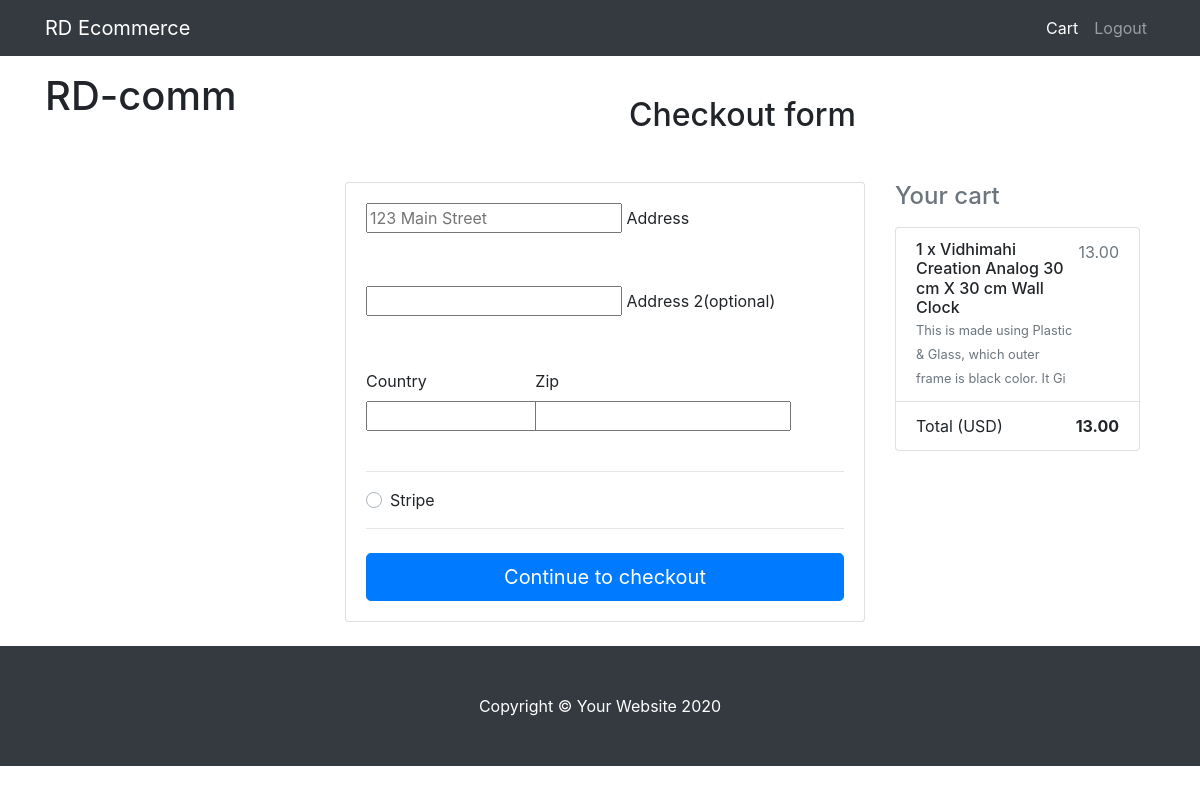
Page /cart/checkout/ (signed in) on the earlier database version.
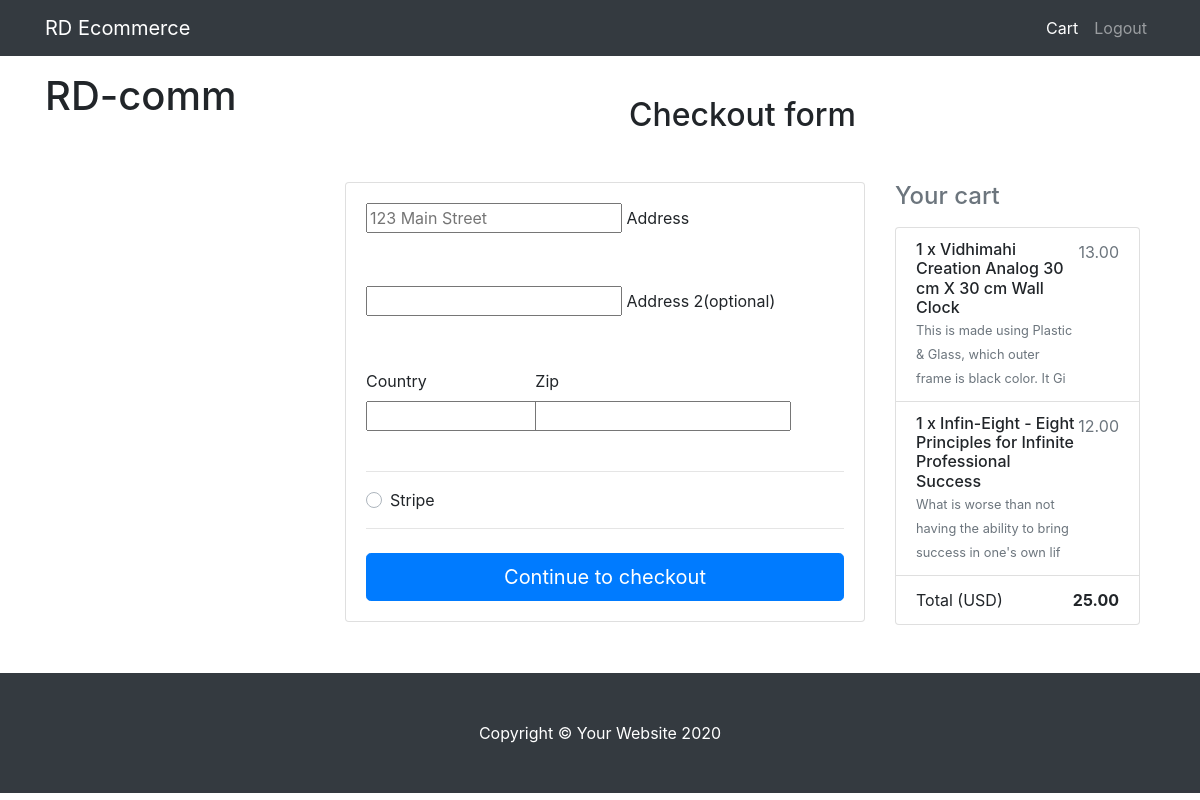
Same page on the later database version.
### orders/models.py (models this page shows, shortened)
class OrderItem(models.Model):
    product = models.ForeignKey(Product, on_delete=models.CASCADE)
    quantity = models.IntegerField(default=1)
    order = models.ForeignKey('Order', on_delete=models.CASCADE)
    def get_total_item_price(self):
        return self.product.price * self.quantity

class Order(models.Model):
    user = models.ForeignKey(User, on_delete=models.CASCADE)
    start_date = models.DateTimeField(auto_now_add=True)
    ordered_date = models.DateTimeField(null=True)
    is_ordered = models.BooleanField(default=False)
    checkout_address = models.ForeignKey(CheckoutAddress, on_delete=models.SET_NULL,blank=True, null=True)
    payment = models.ForeignKey(Payment, on_delete=models.SET_NULL, blank=True, null=True)
    def get_total_order_price(self):
        total = 0
        for orderitem in self.orderitem_set.all():
            total += orderitem.get_total_item_price()
        return total

### products/models.py (models this page shows, shortened)
class Product(models.Model):
    name = models.CharField(max_length=200)
    category = models.ForeignKey('Category', on_delete=models.CASCADE)
    description = models.TextField(max_length=2000, default='')
    photo = models.URLField(max_length=900, default='https://via.placeholder.com/300x400?text=No+photo')
    price = models.DecimalField(max_digits=10, decimal_places=2)
    slug = models.SlugField()

### orders/views.py (the view, shortened to what this page needs)
# urls.py: path('checkout/', CheckoutView.as_view(), name='checkout'),
class CheckoutView(View):
    def get(self, *args, **kwargs):
        form = CheckoutForm()
        order = Order.objects.get(user=self.request.user, is_ordered=False)
        order_items = order.orderitem_set.all()
        context = {
            'form': form,
            'order_items': order_items,
            'order_total_price': order.get_total_order_price,
        }
        return render(self.request, "checkout.html", context)

### orders/forms.py
class CheckoutForm(forms.Form):
    street_address = forms.CharField(widget=forms.TextInput(attrs={
        'placeholder': '123 Main Street'
    }))
    apartment_address = forms.CharField(required=False)
    country = CountryField(blank_label='(select country)').formfield(
        required=False,
        widget=CountrySelectWidget(attrs={
            'class': 'custom-select d-block w-100',
        }))
    zip = forms.CharField(required=False)
    payment_option = forms.ChoiceField(
        widget=forms.RadioSelect, choices=PAYMENT_CHOICES)

### templates/checkout.html (shortened to what this page needs)
{% extends "base.html" %}
{% load crispy_forms_tags %}
{% block content %}
    <div class="container wow fadeIn">
      <h2 class="my-5 h2 text-center">Checkout form</h2>
      <div class="row">
        <div class="col-md-8 mb-4">
          <div class="card">
            <form method="POST" class="card-body">
              <div class="md-form mb-5">
                {{ form.street_address }}
                <label for="address" class="">Address</label>
              </div>
              <div class="md-form mb-5">
                {{ form.apartment_address }}
                <label for="address-2" class="">Address 2(optional)</label>
              </div>
              <div class="row">
                <div class="col-lg-4 col-md-12 mb-4">
                  <label for="country">Country</label>
                  {{ form.country }}
                </div>
                <div class="col-lg-4 col-md-6 mb-4">
                    <label for="zip">Zip</label>
                    {{ form.zip }}
                </div>
              </div>
              <hr>
              <div class="d-block my-3">
                {% for value, name in form.fields.payment_option.choices %}
                <div class="custom-control custom-radio">
                  <label class="custom-control-label" for="{{ name }}">{{ name }}</label>
                </div>
                {% endfor %}
              </div>
              <hr class="mb-4">
              <button class="btn btn-primary btn-lg btn-block" type="submit">Continue to checkout</button>
            </form>
          </div>
        </div>
        <div class="col-md-4 mb-4">
          <h4 class="d-flex justify-content-between align-items-center mb-3">
            <span class="text-muted">Your cart</span>
          </h4>
          <ul class="list-group mb-4 z-depth-1">
               {% for order_item in order_items %}
                    <li class="list-group-item d-flex justify-content-between lh-condensed">
                      <div>
                        <h6 class="my-0">{{ order_item.quantity }} x {{ order_item.product.name }}</h6>
                        <small class="text-muted">{{ order_item.product.description|slice:"0:75"  }}</small>
                      </div>
                      <span class="text-muted">{{ order_item.get_total_item_price }}</span>
                    </li>
                {% endfor %}
            <li class="list-group-item d-flex justify-content-between">
                <span>Total (USD)</span>
                <strong>{{ order_total_price }}</strong>
            </li>
          </ul>
        </div>
      </div>
    </div>
{% endblock %}

Differences in the rows shown:
added OrderItem: quantity "1", product.name "Infin-Eight - Eight Principles for Infinite Professional Success", product.description "What is worse than not having the ability to bring success in one's own lif", get_total_item_price "12.00"
changed Order: id.quantity "13.00" → "25.00"
